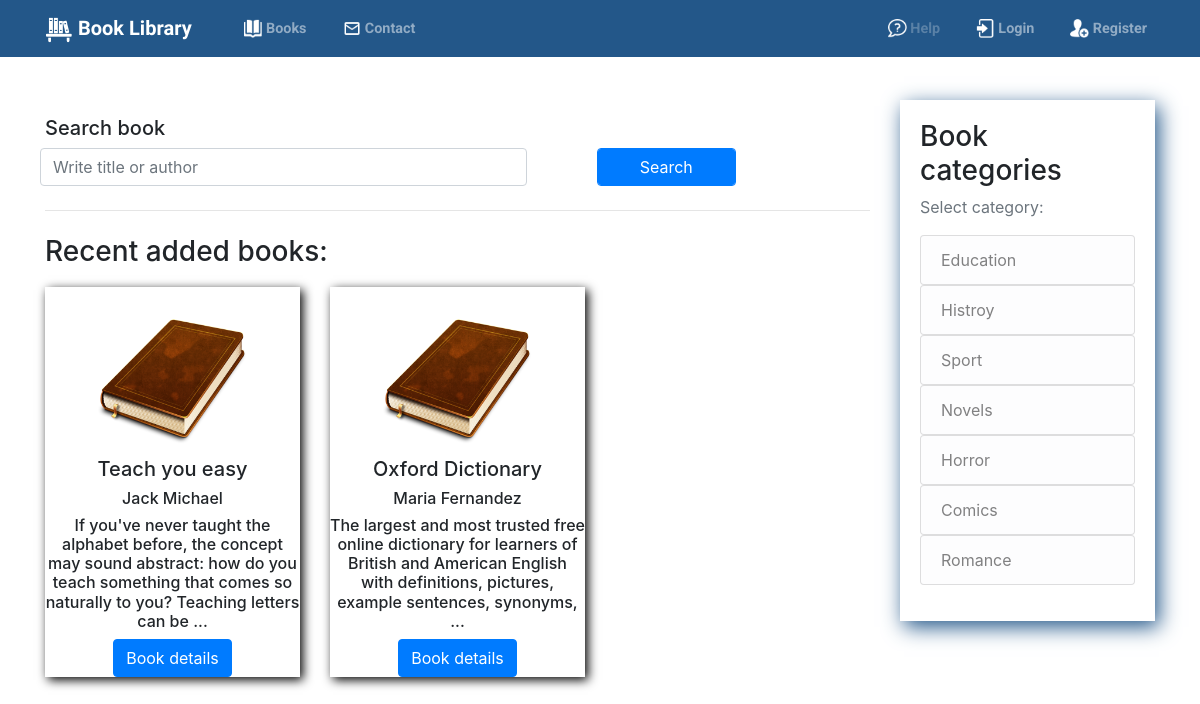
The page /books/ on the database its author committed.
### books/models.py (models this page shows, shortened)
class Book(models.Model):
    title = models.CharField(max_length=300)
    slug = models.SlugField(unique=True)
    description = models.TextField(max_length=1000, default="About book")
    image = models.ImageField(
        default='default_book.png', upload_to='books_pics')
    author = models.CharField(max_length=100)
    book_amount = models.IntegerField()
    publish_date = models.DateField()
    number_of_pages = models.IntegerField()
    category = models.ForeignKey(Category, on_delete=models.PROTECT)

class Category(models.Model):
    category = models.CharField(max_length=50)
    slug = models.SlugField(unique=True)
    def __str__(self):
        return self.category

### books/views.py (the view)
# urls.py: path('books/', BooksListView.as_view(), name='books'),
class BooksListView(ListView):
    model = Book
    template_name = 'books/books.html'
    def get_queryset(self):
        return Book.objects.order_by('-id')[:10]

### books/context_processors.py (called while the page is built)
def categories(request):
    return {
        'categories': Category.objects.all()
    }

### books/templates/books/books.html
{% extends "base.html" %}
{% block content %}
<p>
    <h5>Search book</h5>
    <form class="searchForm" action="{% url 'search' %}" method=" GET">
        <div class="form-group row">
            <input class="form-control col-md-7" required="required" name="q" type="text" placeholder="Write title or author">
            <span class="col-md-1"></span>
            <button type="submit" class="btn btn-primary form-control col-md-2">Search</button>
        </div>
    </form>
</p>
<hr class="my-4">
<h3>Recent added books:</h3>
<div class="row lastBooksContainer">
    {% for book in book_list %}
    <div class="col-md-4 bookCard">
        <div class="cardBorder">
            <img class="book_image" src="{{ book.image.url }}" alt="Book image">
            <h5>{{ book.title }}</h5>
            <h6>{{ book.author }}</h6>
            <h6>{{ book.description }}</h6>
            <a href="{% url 'bookDetail' slug=book.slug %}"><button class="btn btn-primary btn-xs">Book details</button></a>
        </div>
    </div>
    {% endfor %}
</div>
{% endblock content %}

### templates/base.html (shortened to what this page needs)
{% load static %}
<!DOCTYPE html>
<html lang="en">
<head>
    <link rel="stylesheet" href="{% static 'css/main.css' %}">
    <link rel="stylesheet" href="https://stackpath.bootstrapcdn.com/bootstrap/4.1.3/css/bootstrap.min.css"
>
    <link rel="stylesheet" href="https://cdnjs.cloudflare.com/ajax/libs/font-awesome/4.7.0/css/font-awesome.min.css">
    <link rel="stylesheet" href="https://use.fontawesome.com/releases/v5.4.2/css/all.css"
>
</head>
<header class="site-header">
    <nav class="navbar navbar-expand-md navbar-dark bg-steel fixed-top">
        <div class="container">
            <a class="navbar-brand mr-4" href="{% url 'home' %}"><img style="height:1.4em;" src="{% static 'icons/regal.png' %}"
                alt=""> Book Library</a>
            <div class="collapse navbar-collapse" id="navbarToggle">
                <div class="navbar-nav mr-auto">
                    <a class="nav-item nav-link" href="{% url 'books' %}"><img src="{% static 'icons/book.png' %}" alt=""> Books</a>
                    <a class="nav-item nav-link" href="{% url 'contact' %}"><img src="{% static 'icons/message.png' %}" alt=""> Contact</a>
                </div>
                <div class="navbar-nav">
                    {% if user.is_authenticated %}
                    <a class="nav-item nav-link" href="{% url 'UserProfile' %}"><img src="{% static 'icons/profile.png' %}"
                        alt=""> Your Account {{ user.username }}</a>
                    <a class="nav-item nav-link" href="{% url 'logout' %}"><img src="{% static 'icons/logout.png' %}"
                        alt=""> Log Out</a>
                    {% else %}
                    <a class="disabled nav-item nav-link" href=""><img src="{% static 'icons/help.png' %}" alt="">
                        Help</a>
                    <a class="nav-item nav-link" href="{% url 'login' %}"><img src="{% static 'icons/login.png' %}" alt="">
                        Login</a>
                    <a class="nav-item nav-link" href="{% url 'signup' %}"><img src="{% static 'icons/register.png' %}"
                            alt=""> Register</a>
                    {% endif %}
                </div>
            </div>
        </div>
    </nav>
</header>
<body>
    <main role="main" class="container pageContent">
        <div class="row">
            <div class="col-md-9">
                {% block content %}
                {% endblock content %}
            </div>
            <div class="col-md-3">
                <div class="content-section">
                    <h3>Book categories</h3>
                    <p class='text-muted'>Select category:
                        <ul class="list-group">
                           {% for category in categories %}
                           <a href="{% url 'category-booklist' slug=category.slug %}">
                            <li class="list-group-item list-group-item-light">{{ category }}</li>
                           </a>
                           {% endfor %}
                        </ul>
                    </p>
                </div>
            </div>
        </div>
    </main>
</body>
</html>

### static/css/main.css (style rules this page uses)
body { background: #fafafa; color: #333333; margin-top: 5rem; padding-bottom: 50px; }
.bg-steel { background-color: #235789; }
.navbar-nav { font-size: 0.9em; }
.navbar-brand { font-family: "Work Sans", sans-serif; font-weight: bold; }
.navbar-nav > a > img { height: 1.3em; }
.site-header .navbar-nav .nav-link { color: #cbd5db; font-weight: bold; font-family: "Roboto", sans-serif; margin-left: 20px; }
.content-section { box-shadow: 4px 6px 20px 0px #235789; padding: 20px; }
.pageContent { margin-top: 100px; }
.searchForm { margin-left: 10px; margin-right: 10px; }
.lastBooksContainer { margin: 0 auto; }
.book_image { max-width: 150px; max-height: 150px; }
.bookCard { padding: 10px 10px; text-align: center; }
.cardBorder { min-height: 250px; padding-top: 20px; box-shadow: 3px 3px 10px 0px black; }

### rows shown on the page
Book: image (placeholder picture), title "Teach you easy", author "Jack Michael", description "If you've never taught the alphabet before, the concept may sound abstract: how do you teach something that comes so naturally to you? Teaching letters can be ..."
Book: image (placeholder picture), title "Oxford Dictionary", author "Maria Fernandez", description "The largest and most trusted free online dictionary for learners of British and American English with definitions, pictures, example sentences, synonyms, ..."
Category: category "Education"
Category: category "Histroy"
Category: category "Sport"
Category: category "Novels"
Category: category "Horror"
Category: category "Comics"
Category: category "Romance"
